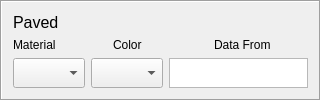
    <widget class="QFrame" name="PavedFrame">
     <property name="frameShape">
      <enum>QFrame::Box</enum>
     </property>
     <property name="frameShadow">
      <enum>QFrame::Sunken</enum>
     </property>
     <layout class="QGridLayout" name="gridLayout_11">
      <item row="2" column="0" colspan="2">
       <layout class="QHBoxLayout" name="horizontalLayout_22">
        <item>
         <widget class="QLabel" name="label_65">
          <property name="text">
           <string>Material</string>
          </property>
         </widget>
        </item>
        <item>
         <widget class="QLabel" name="label_66">
          <property name="text">
           <string>Color </string>
          </property>
         </widget>
        </item>
        <item>
         <widget class="QLabel" name="label_71">
          <property name="text">
           <string>Data From</string>
          </property>
         </widget>
        </item>
       </layout>
      </item>
      <item row="3" column="0" colspan="2">
       <layout class="QHBoxLayout" name="horizontalLayout_23">
        <item>
         <widget class="QComboBox" name="comboBoxPavedMtr">
          <property name="sizePolicy">
           <sizepolicy hsizetype="Preferred" vsizetype="Preferred">
            <horstretch>0</horstretch>
            <verstretch>0</verstretch>
           </sizepolicy>
          </property>
          <property name="toolTip">
           <string/>
          </property>
         </widget>
        </item>
        <item>
         <widget class="QComboBox" name="comboBoxPavedClr">
          <property name="sizePolicy">
           <sizepolicy hsizetype="Preferred" vsizetype="Preferred">
            <horstretch>0</horstretch>
            <verstretch>0</verstretch>
           </sizepolicy>
          </property>
          <property name="toolTip">
           <string/>
          </property>
         </widget>
        </item>
        <item>
         <widget class="QTextBrowser" name="textBrowserPavedFrom">
          <property name="enabled">
           <bool>true</bool>
          </property>
          <property name="sizePolicy">
           <sizepolicy hsizetype="Preferred" vsizetype="Fixed">
            <horstretch>0</horstretch>
            <verstretch>0</verstretch>
           </sizepolicy>
          </property>
          <property name="minimumSize">
           <size>
            <width>0</width>
            <height>30</height>
           </size>
          </property>
          <property name="maximumSize">
           <size>
            <width>139</width>
            <height>30</height>
           </size>
          </property>
         </widget>
        </item>
       </layout>
      </item>
      <item row="1" column="0">
       <widget class="QLabel" name="label_43">
        <property name="text">
         <string>&lt;!DOCTYPE HTML PUBLIC &quot;-//W3C//DTD HTML 4.0//EN&quot; &quot;http://www.w3.org/TR/REC-html40/strict.dtd&quot;&gt;
&lt;html&gt;&lt;head&gt;&lt;meta name=&quot;qrichtext&quot; content=&quot;1&quot; /&gt;&lt;style type=&quot;text/css&quot;&gt;
p, li { white-space: pre-wrap; }
&lt;/style&gt;&lt;/head&gt;&lt;body style=&quot; font-family:'MS Shell Dlg 2'; font-size:8pt; font-weight:400; font-style:normal;&quot;&gt;
&lt;p style=&quot; margin-top:0px; margin-bottom:0px; margin-left:0px; margin-right:0px; -qt-block-indent:0; text-indent:0px;&quot;&gt;&lt;span style=&quot; font-size:12pt;&quot;&gt;Paved&lt;/span&gt;&lt;/p&gt;&lt;/body&gt;&lt;/html&gt;</string>
        </property>
       </widget>
      </item>
     </layout>
    </widget>
